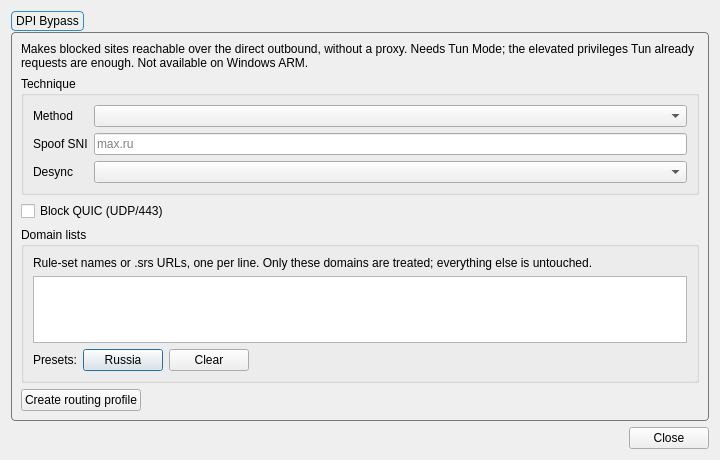
<?xml version="1.0" encoding="UTF-8"?>
<ui version="4.0">
 <class>DialogDpiBypass</class>
 <widget class="QDialog" name="DialogDpiBypass">
  <property name="geometry">
   <rect>
    <x>0</x>
    <y>0</y>
    <width>720</width>
    <height>460</height>
   </rect>
  </property>
  <property name="windowTitle">
   <string>DPI Bypass</string>
  </property>
  <layout class="QVBoxLayout" name="verticalLayout">
   <item>
    <widget class="QTabWidget" name="tabWidget">
     <property name="styleSheet">
      <string notr="true">QTabWidget::pane {
    margin-top: 1px;
    border: 1px solid #777777;
    border-radius: 4px;
}

QTabBar {
    background: transparent;
    qproperty-drawBase: 0;
}

QTabBar::tab {
    border: 1px solid #777777;
    border-radius: 4px;

    padding: 2px 4px;
    margin-right: 1px;
}

QTabBar::tab:selected {
    border: 1px solid palette(highlight);
}

QTabBar::tab:!selected {
    border: 1px solid #777777;
}

QTabBar::tab:hover:!selected {
    border: 1px solid #777777;
}</string>
     </property>
     <property name="tabShape">
      <enum>QTabWidget::TabShape::Rounded</enum>
     </property>
     <property name="currentIndex">
      <number>0</number>
     </property>
     <widget class="QWidget" name="tab_dpi">
      <attribute name="title">
       <string>DPI Bypass</string>
      </attribute>
      <layout class="QVBoxLayout" name="dpi_layout">
       <item>
        <widget class="QLabel" name="dpi_intro">
         <property name="text">
          <string>Makes blocked sites reachable over the direct outbound, without a proxy. Needs Tun Mode; the elevated privileges Tun already requests are enough. Not available on Windows ARM.</string>
         </property>
         <property name="wordWrap">
          <bool>true</bool>
         </property>
        </widget>
       </item>
       <item>
        <widget class="QGroupBox" name="dpi_technique_box">
         <property name="title">
          <string>Technique</string>
         </property>
         <layout class="QFormLayout" name="dpi_form">
          <item row="0" column="0">
           <widget class="QLabel" name="dpi_method_l">
            <property name="text">
             <string>Method</string>
            </property>
           </widget>
          </item>
          <item row="0" column="1">
           <widget class="QComboBox" name="dpi_method"/>
          </item>
          <item row="1" column="0">
           <widget class="QLabel" name="dpi_spoof_sni_l">
            <property name="toolTip">
             <string>&lt;html&gt;&lt;head/&gt;&lt;body&gt;&lt;p&gt;A decoy ClientHello carrying this name is sent before the real one, so DPI classifies the flow by the decoy. Pick a name your network lets through.&lt;/p&gt;&lt;/body&gt;&lt;/html&gt;</string>
            </property>
            <property name="text">
             <string>Spoof SNI</string>
            </property>
           </widget>
          </item>
          <item row="1" column="1">
           <widget class="QLineEdit" name="dpi_spoof_sni">
            <property name="placeholderText">
             <string notr="true">max.ru</string>
            </property>
           </widget>
          </item>
          <item row="2" column="0">
           <widget class="QLabel" name="dpi_spoof_method_l">
            <property name="toolTip">
             <string>&lt;html&gt;&lt;head/&gt;&lt;body&gt;&lt;p&gt;How the decoy packet is made invalid for the server while still convincing DPI. Which one works depends on your ISP, so try them in order.&lt;/p&gt;&lt;/body&gt;&lt;/html&gt;</string>
            </property>
            <property name="text">
             <string>Desync</string>
            </property>
           </widget>
          </item>
          <item row="2" column="1">
           <widget class="QComboBox" name="dpi_spoof_method"/>
          </item>
         </layout>
        </widget>
       </item>
       <item>
        <widget class="QCheckBox" name="dpi_block_quic">
         <property name="toolTip">
          <string>&lt;html&gt;&lt;head/&gt;&lt;body&gt;&lt;p&gt;There is no desync for QUIC, so blocking it makes browsers fall back to TLS over TCP, where the bypass works.&lt;/p&gt;&lt;/body&gt;&lt;/html&gt;</string>
         </property>
         <property name="text">
          <string>Block QUIC (UDP/443)</string>
         </property>
        </widget>
       </item>
       <item>
        <widget class="QGroupBox" name="dpi_lists_box">
         <property name="title">
          <string>Domain lists</string>
         </property>
         <layout class="QVBoxLayout" name="dpi_lists_layout">
          <item>
           <widget class="QLabel" name="dpi_lists_hint">
            <property name="text">
             <string>Rule-set names or .srs URLs, one per line. Only these domains are treated; everything else is untouched.</string>
            </property>
            <property name="wordWrap">
             <bool>true</bool>
            </property>
           </widget>
          </item>
          <item>
           <widget class="QPlainTextEdit" name="dpi_rule_sets">
            <property name="maximumHeight">
             <number>130</number>
            </property>
           </widget>
          </item>
          <item>
           <layout class="QHBoxLayout" name="dpi_preset_row">
            <item>
             <widget class="QLabel" name="dpi_preset_l">
              <property name="text">
               <string>Presets:</string>
              </property>
             </widget>
            </item>
            <item>
             <widget class="QPushButton" name="dpi_preset_ru">
              <property name="text">
               <string>Russia</string>
              </property>
             </widget>
            </item>
            <item>
             <widget class="QPushButton" name="dpi_preset_clear">
              <property name="text">
               <string>Clear</string>
              </property>
             </widget>
            </item>
            <item>
             <spacer name="dpi_preset_spacer">
              <property name="orientation">
               <enum>Qt::Orientation::Horizontal</enum>
              </property>
              <property name="sizeHint" stdset="0">
               <size>
                <width>40</width>
                <height>20</height>
               </size>
              </property>
             </spacer>
            </item>
           </layout>
          </item>
         </layout>
        </widget>
       </item>
       <item>
        <spacer name="dpi_tail_spacer">
         <property name="orientation">
          <enum>Qt::Orientation::Vertical</enum>
         </property>
         <property name="sizeHint" stdset="0">
          <size>
           <width>20</width>
           <height>8</height>
          </size>
         </property>
        </spacer>
       </item>
       <item>
        <layout class="QHBoxLayout" name="dpi_apply_row">
         <item>
          <widget class="QPushButton" name="dpi_apply">
           <property name="sizePolicy">
            <sizepolicy hsizetype="Maximum" vsizetype="Fixed">
             <horstretch>0</horstretch>
             <verstretch>0</verstretch>
            </sizepolicy>
           </property>
           <property name="text">
            <string>Create routing profile</string>
           </property>
          </widget>
         </item>
         <item>
          <widget class="QLabel" name="dpi_status">
           <property name="text">
            <string/>
           </property>
           <property name="wordWrap">
            <bool>true</bool>
           </property>
          </widget>
         </item>
        </layout>
       </item>
      </layout>
     </widget>

    </widget>
   </item>
   <item>
    <widget class="QDialogButtonBox" name="buttonBox">
     <property name="orientation">
      <enum>Qt::Orientation::Horizontal</enum>
     </property>
     <property name="standardButtons">
      <set>QDialogButtonBox::StandardButton::Close</set>
     </property>
    </widget>
   </item>
  </layout>
 </widget>
 <resources/>
 <connections>
  <connection>
   <sender>buttonBox</sender>
   <signal>rejected()</signal>
   <receiver>DialogDpiBypass</receiver>
   <slot>reject()</slot>
   <hints>
    <hint type="sourcelabel">
     <x>316</x>
     <y>260</y>
    </hint>
    <hint type="destinationlabel">
     <x>286</x>
     <y>274</y>
    </hint>
   </hints>
  </connection>
 </connections>
</ui>
